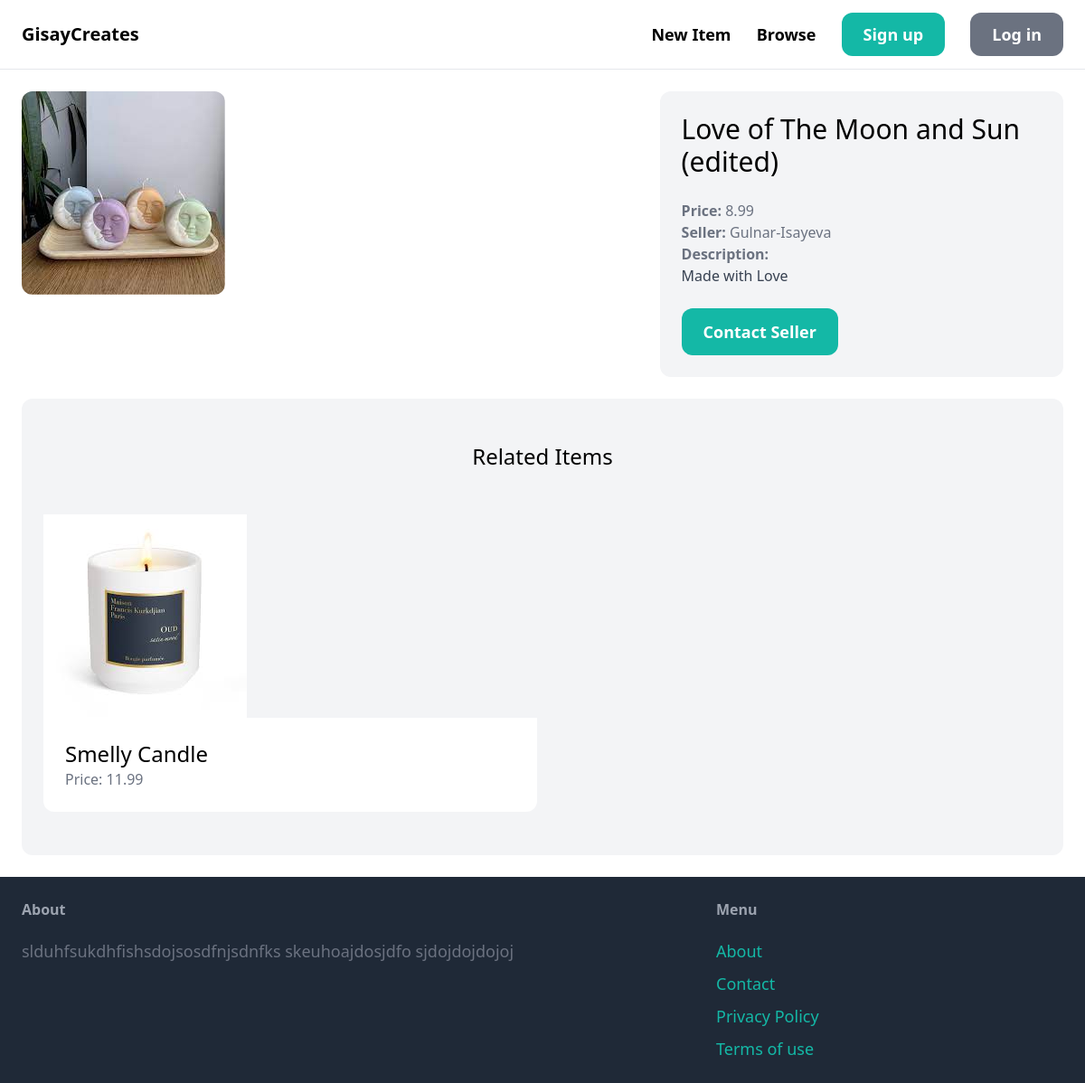
Page /items/1/ on the committed database.
### item/models.py (models this page shows, shortened)
class Item(models.Model):
    category = models.ForeignKey(Category, related_name='items', on_delete=models.CASCADE)
    name = models.CharField(max_length=255)
    description = models.TextField(blank=True, null=True)
    price = models.FloatField()
    image = models.ImageField(upload_to='item_images', blank=True, null=True)
    is_sold = models.BooleanField(default=False)
    created_by = models.ForeignKey(User, related_name='items', on_delete=models.CASCADE)
    created_at = models.DateTimeField(auto_now_add=True)

### item/views.py (the view)
# urls.py: path('<int:pk>/', views.detail, name='detail'),
def detail(request, pk):
    item = get_object_or_404(Item, pk=pk)
    related_items = Item.objects.filter(category=item.category, is_sold=False).exclude(pk=pk)[0:3]
    return render(request, 'item/detail.html', {
        'item': item,
        'related_items': related_items
    })

### item/templates/item/detail.html (shortened to what this page needs)
{% extends 'core/base.html' %}
{%block content%}
    <div class="grid grid-cols-5 gap-6">
        <div class="col-span-3">
            <img src="{{ item.image.url }}" class="rounded-xl">
        </div>
        <div class="col-span-2 p-6 bg-gray-100 rounded-xl">
            <h1 class="mb-6 text-3xl">{{item.name}}</h1>
            <p class="text-gray-500"><strong>Price: </strong>{{item.price}}</p>
            <p class="text-gray-500"><strong>Seller: </strong>{{item.created_by.username}}</p>
            {% if item.description %}
            <p class="text-gray-700">
                <strong class="text-gray-500">Description:</strong><br>
                {{item.description}}
            </p>
            {% endif %}
            {% if request.user == item.created_by %}
                <div class="mt-6 p-6 bg-white rounded-xl">
                    <p>This is you item</p>
                    <a href="{% url 'item:edit' item.id %}" class="inline-block mt-6 px-6 py-3 text-lg font-semibold bg-teal-500 text-white rounded-xl">Edit</a>
                    <a href="{% url 'item:delete' item.id %}" class="inline-block mt-6 px-6 py-3 text-lg font-semibold bg-red-500 text-white rounded-xl">Delete</a>
                </div>
            {% else %}
                <a href="{% url 'conversation:new' item.id %}" class="inline-block mt-6 px-6 py-3 text-lg font-semibold bg-teal-500 text-white rounded-xl hover:bg-teal-700">Contact Seller</a>
            {% endif %}
        </div>
    </div>
    <div class="mt-6 px-6 py-12 bg-gray-100 rounded-xl">
        <h2 class="mb-12 text-2xl text-center">Related Items</h2>
        <div class="grid grid-cols-2 gap-3">
            {% for item in related_items %}
                <div>
                    <a href="{% url 'item:detail' item.id %}">
                        <div>
                            <img src="{{ item.image.url }}" class="rounded-top-xl">
                        </div>
                        <div class="p-6 bg-white rounded-b-xl">
                            <h2 class="text-2xl">{{ item.name }}</h2>
                            <p class="text-gray-500">Price: {{ item.price }}</p>
                        </div>
                    </a>
                </div>
            {% endfor %}
        </div>
    </div>
{%endblock%}

### rows in the picture
Item: image (picture), name "Love of The Moon and Sun (edited)", price "8.99", created_by.username "Gulnar-Isayeva", description "Made with Love"
Item: image (picture), name "Smelly Candle", price "11.99"
